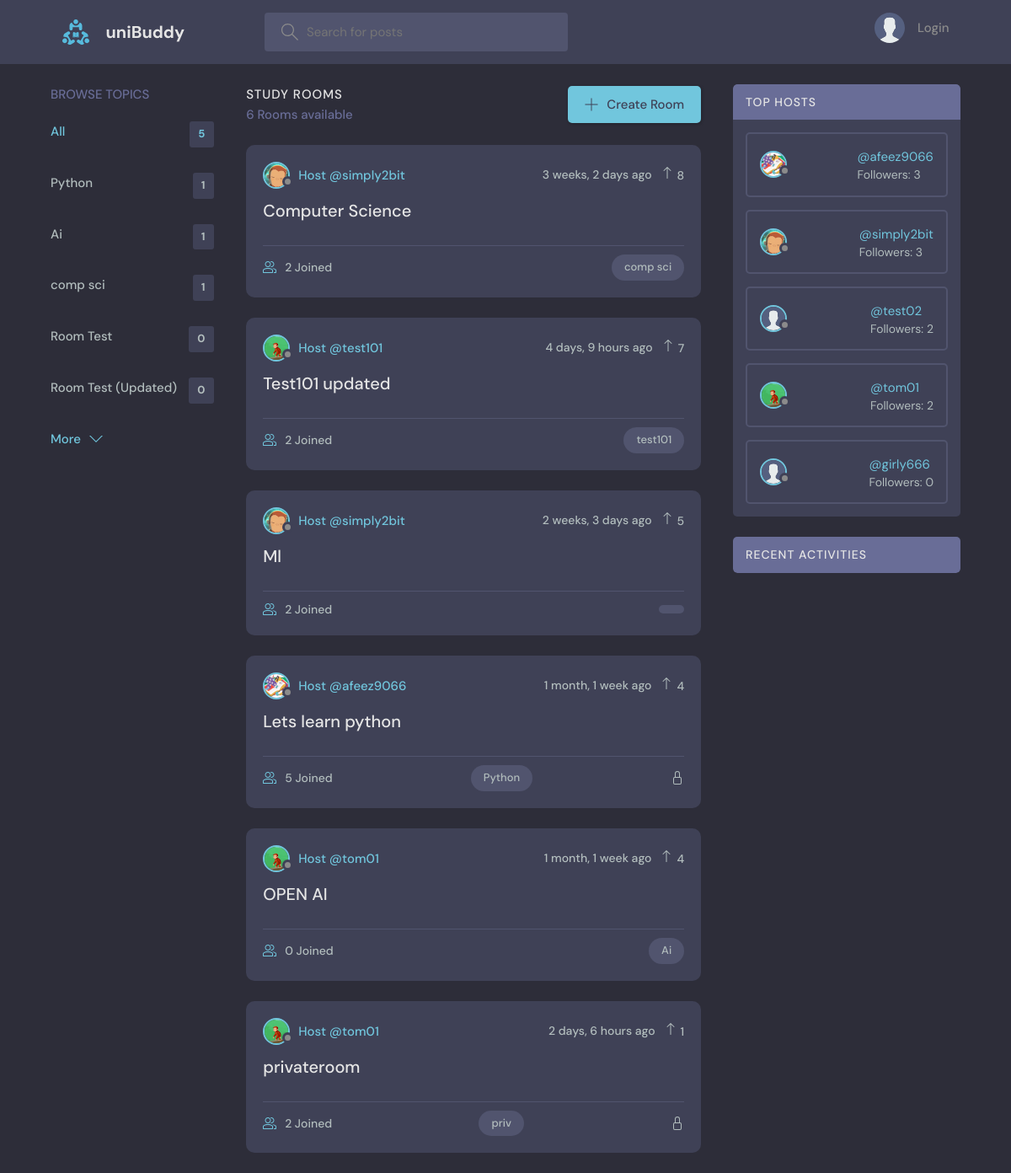
Before: / with the older database file.
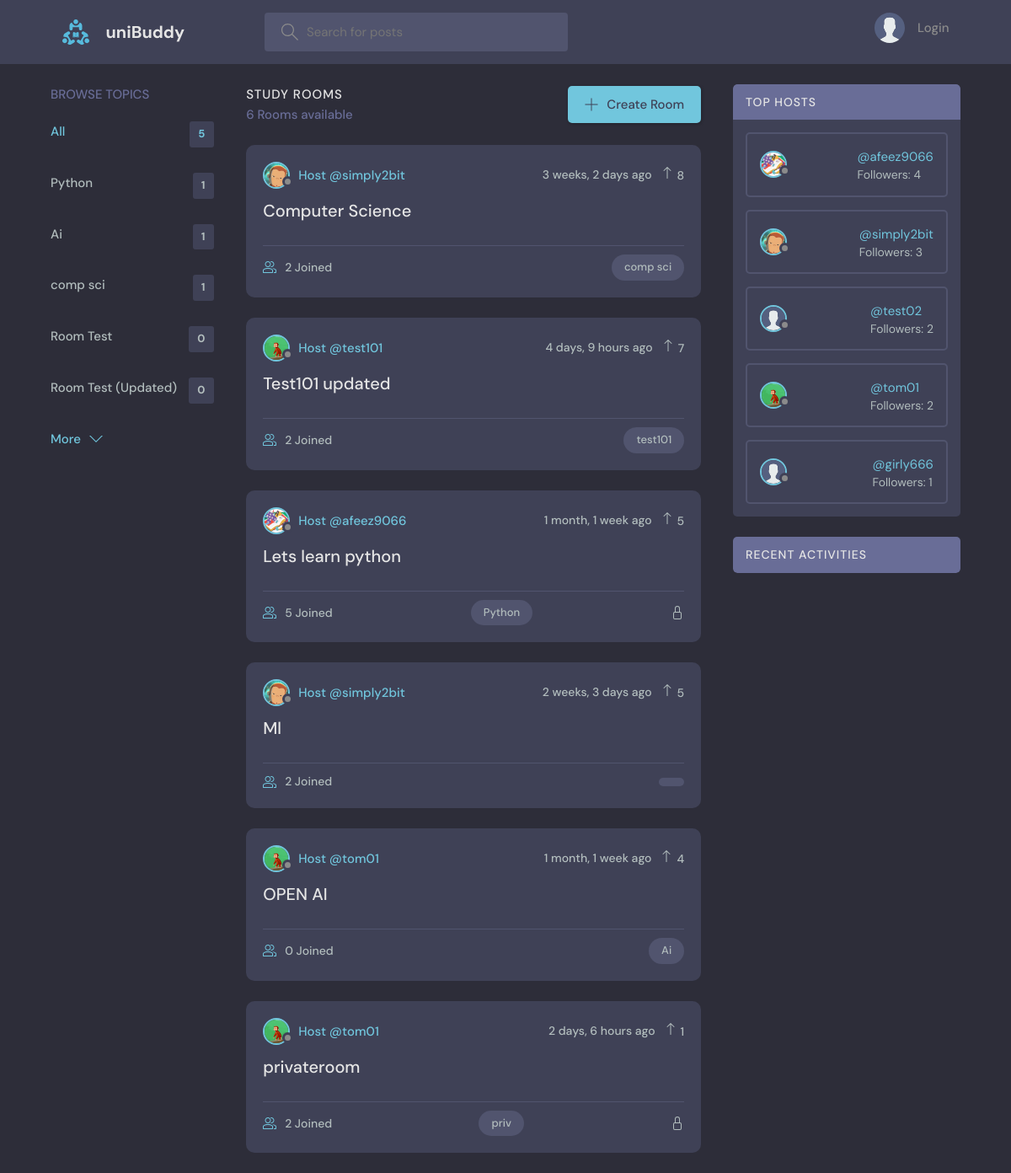
After: the same page with the newer database file.
### base/models.py (models this page shows, shortened)
class Topic(models.Model):
    name = models.CharField(max_length=200)

class Room(models.Model):
    host = models.ForeignKey(User, on_delete=models.SET_NULL, null=True)
    topic = models.ForeignKey(Topic, on_delete=models.SET_NULL, null=True)
    name = models.CharField(max_length=200)
    description = models.TextField(null=True, blank=True)
    participants = models.ManyToManyField(
        User, related_name='participants', blank=True)
    updated = models.DateTimeField(auto_now=True)
    created = models.DateTimeField(auto_now_add=True)
    upvotes = models.IntegerField(default=0)
    upvoted_by = models.ManyToManyField(User, related_name='upvoted_rooms')
    is_private = models.BooleanField(default=False)
    access_code = models.CharField(max_length=10, blank=True, null=True)
    admins = models.ManyToManyField(User, related_name="admin_rooms", blank=True)
    class Meta:
        ordering = ['-updated', '-created']

class User(AbstractUser):
    name = models.CharField(max_length=200, null=True)
    email = models.EmailField(unique=True, null=True)
    bio = models.TextField(null=True)
    avatar = models.ImageField(null=True, default="avatar.svg")
    followers = models.ManyToManyField('self', related_name='following', blank=True)
    follower_count = models.IntegerField(default=0)
    USERNAME_FIELD = 'email'
    REQUIRED_FIELDS = []

### base/views.py (the view)
# urls.py: path('', views.home, name="home"),
def home(request):
    q = request.GET.get('q') if request.GET.get('q') != None else ''
    rooms = Room.objects.filter(
        Q(topic__name__icontains=q) |
        Q(name__icontains=q) |
        Q(description__icontains=q)
    ).order_by('-upvotes')
    topics = Topic.objects.all()[0:5]
    room_count = rooms.count()
    top_host = User.objects.annotate(num_followers=Count('followers')).order_by('-num_followers')[:5]
    if request.user.is_authenticated:
        following_users = request.user.followers.all()
        room_messages = Message.objects.filter(
            Q(room__topic__name__icontains=q),
            Q(user=request.user) | Q(user__in=following_users)
        ).order_by('-created')[:5]
    else:
        room_messages = Message.objects.none()  # Return an empty queryset
    context = {'rooms': rooms, 'topics': topics,
               'room_count': room_count, 'room_messages': room_messages,
               'top_host': top_host}
    return render(request, 'base/home.html', context)

### base/templates/base/home.html (shortened to what this page needs)
{% extends 'main.html' %}
{% block content %}
<main class="layout layout--3">
  <div class="container">
    {% include 'base/topics_component.html' %}
    <div class="roomList">
      <div class="roomList__header">
        <div>
          <h2>Study Rooms</h2>
          <p>{{room_count}} Rooms available</p>
        </div>
        <a class="btn btn--main" href="{% url 'create-room' %}">
          <svg version="1.1" xmlns="http://www.w3.org/2000/svg" width="32" height="32" viewBox="0 0 32 32">
            <title>add</title>
            <path
              d="M16.943 0.943h-1.885v14.115h-14.115v1.885h14.115v14.115h1.885v-14.115h14.115v-1.885h-14.115v-14.115z">
            </path>
          </svg>
          Create Room
        </a>
      </div>
      {% include 'base/feed_component.html' %}
    </div>
    <div style="background: rgba(0,0,0,0);" class="activities">
      {% include 'base/top_host_component.html' %}
      <br>
      {% include 'base/activity_component.html' %}
  </div>
  </div>
</main>
{% endblock %}

### base/templates/base/topics_component.html
<div class="topics">
  <div class="topics__header">
      <h2>Browse Topics</h2>
  </div>
  <ul class="topics__list">
      <li>
          <a href="{% url 'home' %}" class="active">All <span>{{topics.count}}</span></a>
      </li>
      {% for topic in topics %}
      <li>
          <a href="{% url 'home' %}?q={{topic.name}}">{{topic.name}}<span>{{topic.room_set.all.count}}</span></a>
      </li>
      {% endfor %}
  </ul>
  <a class="btn btn--link" href="{% url 'topics' %}">
      More
      <svg version="1.1" xmlns="http://www.w3.org/2000/svg" width="32" height="32" viewBox="0 0 32 32">
          <title>chevron-down</title>
          <path d="M16 21l-13-13h-3l16 16 16-16h-3l-13 13z"></path>
      </svg>
  </a>
</div>

### base/templates/base/feed_component.html (shortened to what this page needs)
{% for room in rooms %}
<div class="roomListRoom">
    <div class="roomListRoom__header">
        <a href="{% url 'user-profile' room.host.id %}" class="roomListRoom__author">
            <div class="avatar avatar--small">
                <img src="{{room.host.avatar.url}}" />
            </div>
            <span>Host @{{room.host.username}}</span>
        </a>
        <div class="roomListRoom__actions">
            <span>{{room.created|timesince}} ago</span>
            <form class="upvote-form" method="POST" action="{% url 'upvote' %}">
                <div class="upvote-container" style="cursor: pointer;">
                    <svg xmlns="http://www.w3.org/2000/svg" width="16" height="16" fill="currentColor" class="bi bi-arrow-up" viewBox="0 0 16 16"> <path fill-rule="evenodd" d="M8 15a.5.5 0 0 0 .5-.5V2.707l3.146 3.147a.5.5 0 0 0 .708-.708l-4-4a.5.5 0 0 0-.708 0l-4 4a.5.5 0 1 0 .708.708L7.5 2.707V14.5a.5.5 0 0 0 .5.5z"/>
                    </svg>
                    <span class="upvote-count">{{ room.upvotes }}</span>
                </div>
            </form>
        </div>
    </div>
    <div class="roomListRoom__content">
        <a href="{% url 'room' room.id %}">{{room.name}}</a>
    </div>
    <div class="roomListRoom__meta">
        <a href="{% url 'room' room.id %}" class="roomListRoom__joined">
            {{room.participants.all.count}} Joined
        </a>
        <p class="roomListRoom__topic">{{room.topic.name}}</p>
    </div>
</div>
{% endfor %}

### base/templates/base/top_host_component.html
<div class="activities">
    <div class="activities__header">
      <h2>Top Hosts</h2>
    </div>
    {% for host in top_host %}
      <div class="activities__box">
        <div class="activities__boxHeader roomListRoom__header">
          <div class="avatar avatar--small">
            <img src="{{ host.avatar.url }}" />
          </div>
          <div class="top-host__details">
            <a href="{% url 'user-profile' host.id %}">@{{ host.username }}</a>
            <p>Followers: {{ host.num_followers }}</p>
          </div>
        </div>
      </div>
    {% empty %}
      <p>No top hosts found</p>
    {% endfor %}
  </div>

Changed rows visible on the page:
changed Room "Lets learn python": upvotes "4" → "5"; moves up the list
changed User "afeez9066": num_followers "3" → "4"
computed for User "girly666": num_followers "0" → "1"
